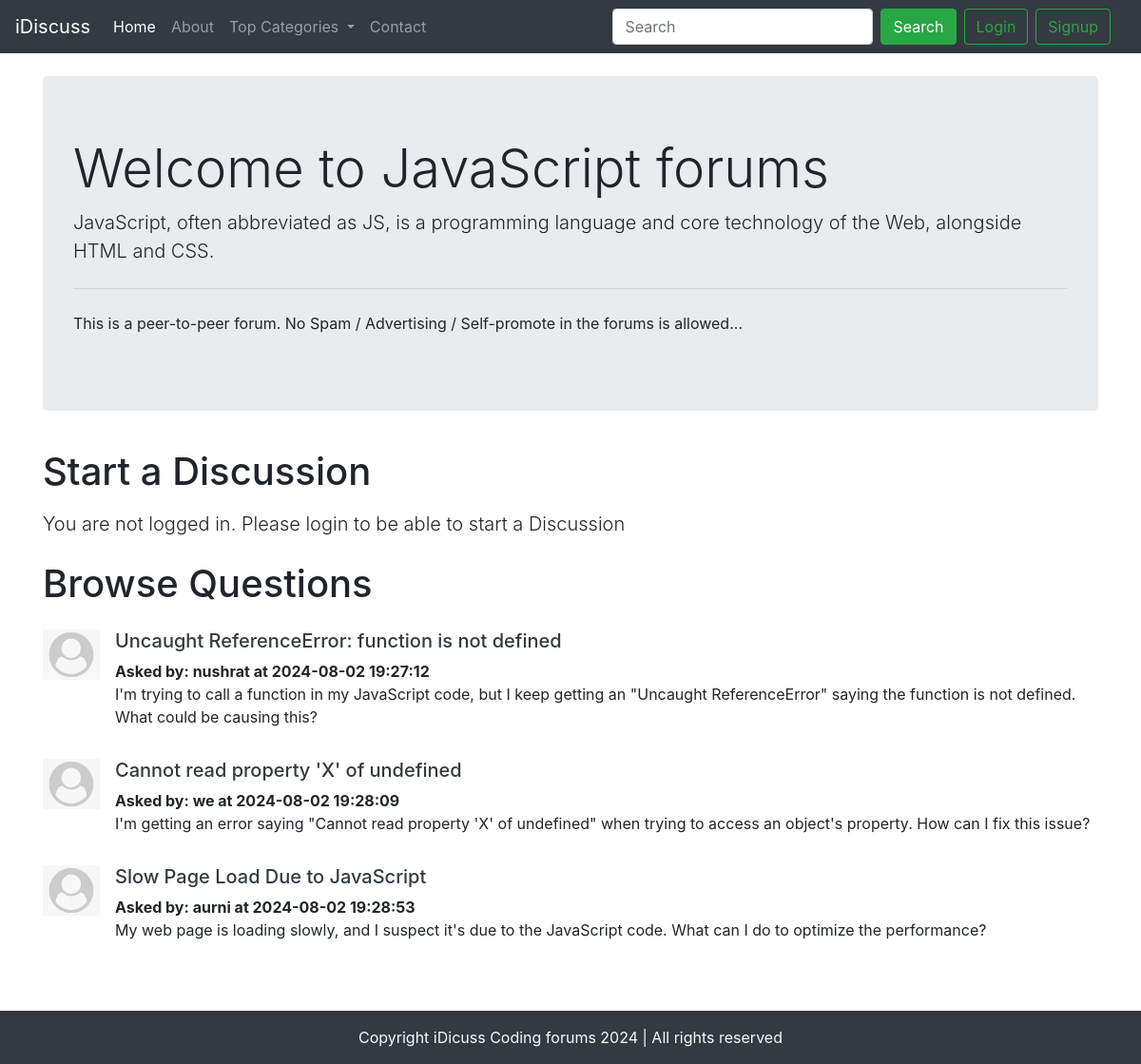
The app's page /threadlist.php?catid=2 with its own data.
### tables this page shows
CREATE TABLE `categories` (
  `category_id` int(8) NOT NULL,
  `category_name` varchar(255) NOT NULL,
  `category_description` varchar(255) NOT NULL,
  `created` datetime NOT NULL DEFAULT current_timestamp()
);

CREATE TABLE `threads` (
  `thread_id` int(7) NOT NULL,
  `thread_title` varchar(255) NOT NULL,
  `thread_desc` text NOT NULL,
  `thread_cat_id` int(7) NOT NULL,
  `thread_user_id` int(7) NOT NULL,
  `timestamp` datetime NOT NULL DEFAULT current_timestamp()
);

CREATE TABLE `users` (
  `sno` int(8) NOT NULL,
  `username` varchar(30) NOT NULL,
  `user_pass` varchar(255) NOT NULL,
  `timestamp` datetime NOT NULL DEFAULT current_timestamp(),
  `user_email` varchar(255) NOT NULL
);

### threadlist.php (the view, shortened to what this page needs)
<!doctype html>
<html lang="en">
<head>
    <link rel="stylesheet" href="https://cdn.jsdelivr.net/npm/bootstrap@4.4.1/dist/css/bootstrap.min.css"
>
</head>
<body>
    <?php include 'partials/_dbconnect.php';?>
    <?php include 'partials/_header.php';?>
    <?php
        $id = $_GET['catid'];
        $sql = "SELECT * FROM `categories` WHERE category_id = '$id'";
        $result = $conn->query($sql);
        while($row = $result->fetch_assoc()){
            $catname = $row['category_name'];
            $catdesc = $row['category_description'];
        }
    ?>
    <div class="container my-4">
        <div class="jumbotron">
            <h1 class="display-4">Welcome to <?php echo $catname;?> forums</h1>
            <p class="lead"><?php echo $catdesc;?></p>
            <hr class="my-4">
            <p>This is a peer-to-peer forum. No Spam / Advertising / Self-promote in the forums is allowed...</p>
        </div>
    </div>
    <?php
        if(isset($_SESSION['loggedin']) && $_SESSION['loggedin']==true){
            echo '<div class="container">
                    <h1 class="py-2">Start a Discussion</h1>
                    <form action="'.$_SERVER['REQUEST_URI'].'" method="post">
                        <div class="form-group">
                            <label for="title">Problem Title</label>
                            <input type="text" class="form-control" id="title" name="title">
                            <small class="form-text text-muted">Keep your title as short as possible</small>
                        </div>
                        <input type="hidden" name="sno" value="'.$_SESSION['sno'].'">
                        <div class="form-group">
                            <label for="desc">Elaborate Your Concern</label>
                            <textarea class="form-control" id="desc" name="desc" rows="3"></textarea>
                        </div>
                        <button type="submit" class="btn btn-success">Submit</button>
                    </form>
                  </div>';
        } else {
            echo '<div class="container">
                    <h1 class="py-2">Start a Discussion</h1>
                    <p class="lead">You are not logged in. Please login to be able to start a Discussion</p>
                  </div>';
        }
    ?>
    <div class="container mb-5" id="ques">
        <h1 class="py-2">Browse Questions</h1>
        <?php
        $sql = "SELECT * FROM `threads` WHERE thread_cat_id='$id'";
        $result = $conn->query($sql);
        while($row = $result->fetch_assoc()){
            $thread_id = $row['thread_id'];
            $title = $row['thread_title'];
            $desc = $row['thread_desc'];
            $thread_time = $row['timestamp'];
            $thread_user_id = $row['thread_user_id'];
            $sql2 = "SELECT username FROM `users` WHERE sno='$thread_user_id'";
            $result2 = $conn->query($sql2);
            $row2 = $result2->fetch_assoc();
            echo '<div class="media my-3">
                    <img src="images/user_default_image.png" width="60px" class="mr-3" alt="...">
                    <div class="media-body">
                        <h5 class="mt-0"><a class="text-dark" href="thread.php?threadid=' . $thread_id. '">'. $title . '</a></h5>
                        <div class="font-weight-bold my-0"> Asked by: '. $row2['username'] . ' at '. $thread_time. '</div>
                        <p class="thread-desc">'. htmlspecialchars($desc, ENT_QUOTES) . '</p>';
            echo '</div>
                </div>';
        }
?>
    </div>
    <?php include 'partials/_footer.php';?>
</body>
</html>

### threadlist.php (style rules this page uses)
#ques { min-height: 433px; }

### records on screen
categories: category_name "JavaScript", category_description "JavaScript, often abbreviated as JS, is a programming language and core technology of the Web, alongside HTML and CSS."
threads: thread_title "Uncaught ReferenceError: function is not defined", users.username "nushrat", timestamp "2024-08-02 19:27:12", thread_desc "I'm trying to call a function in my JavaScript code, but I keep getting an \"Uncaught ReferenceError\" saying the function is not defined. What could be causing this?"
threads: thread_title "Cannot read property 'X' of undefined", users.username "we", timestamp "2024-08-02 19:28:09", thread_desc "I'm getting an error saying \"Cannot read property 'X' of undefined\" when trying to access an object's property. How can I fix this issue?"
threads: thread_title "Slow Page Load Due to JavaScript", users.username "aurni", timestamp "2024-08-02 19:28:53", thread_desc "My web page is loading slowly, and I suspect it's due to the JavaScript code. What can I do to optimize the performance?"
